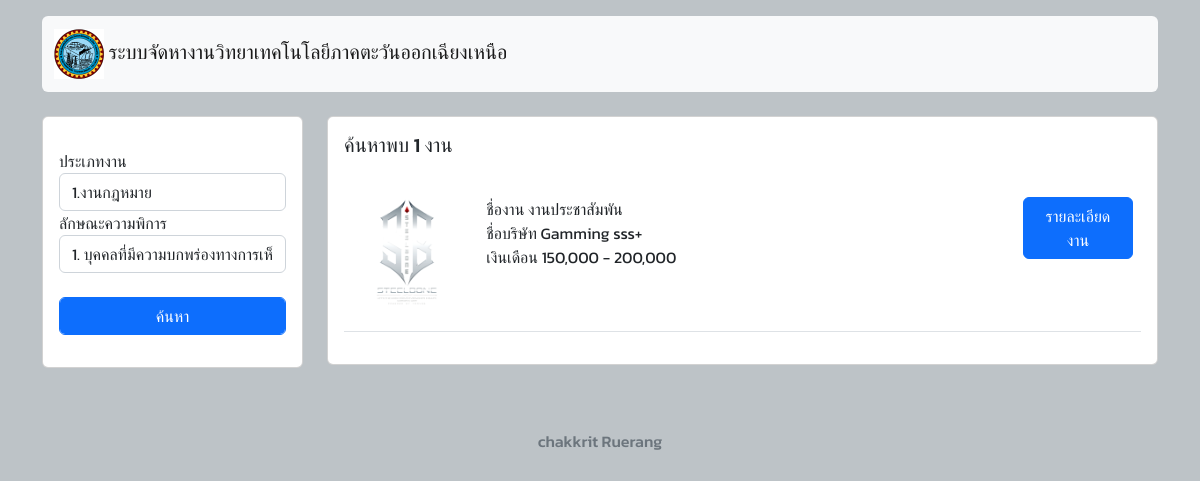
/loginpass_u.php, run on the app's committed database.
### tables this page shows
CREATE TABLE `job` (
  `job_id` int(3) NOT NULL,
  `job_name` varchar(50) NOT NULL,
  `job_detail` text NOT NULL,
  `job_welfare` varchar(200) NOT NULL,
  `job_salary` varchar(50) NOT NULL,
  `job_wb` text NOT NULL,
  `job_status` int(11) NOT NULL DEFAULT 0,
  `id_dst` int(3) NOT NULL,
  `job_cpid` int(3) NOT NULL
);

CREATE TABLE `company` (
  `cp_id` int(11) NOT NULL,
  `cp_name` text NOT NULL,
  `cp_address` varchar(100) NOT NULL,
  `cp_phone` varchar(10) NOT NULL,
  `cp_email` varchar(50) NOT NULL,
  `cp_user` varchar(30) NOT NULL,
  `cp_password` varchar(30) NOT NULL,
  `cp_picture` varchar(30) NOT NULL DEFAULT ''
);

### loginpass_u.php (the view, shortened to what this page needs)
<!DOCTYPE html>
<html>
<head>
	<link href="https://cdn.jsdelivr.net/npm/bootstrap@5.2.2/dist/css/bootstrap.min.css" rel="stylesheet">
</head>
<body>
	<div class="container mt-3">
<?php
include "head.php";
?>
	</div>
     <br>
	 <div class="container">
	 <div class="row">
	 <div class="col-sm-12 col-md-3 col-lg-3 mx-auto">
        <div class="card" style="width:100%;">
        <form action="loginpass_u.php" method="post">
          <div class="card-body">
            <p class="card-text">
                <div class="form-group">
                    <label>ประเภทงาน</label>
                    <select name="type" class="form-control">
                        <?php
                        $sql="SELECT * from typejob";
                        $result=mysqli_query($con,$sql);
                        $n=1;
                        while($row=mysqli_fetch_assoc($result)){
                        ?>
                        <option value="<?php echo $row['id_tpjob']; ?>"><?php echo $n++.".".$row['name_tpjob']; ?></option>
                        <?php } ?>
                    </select>
                </div>
                <div class="form-group">
                    <label>ลักษณะความพิการ</label>
                    <select name="dst" class="form-control">
                        <?php
                        $sql="SELECT * from disability";
                        $result=mysqli_query($con,$sql);
                        $n=1;
                        while($row=mysqli_fetch_assoc($result)){
                        ?>
                        <option value="<?php echo $row['id_dst']; ?>"><?php echo $n++.".".$row['name_dst']; ?></option>
                        <?php } ?>
                    </select>
                </div>
                <div class="form-group">
                  <div class="col-sm-12">
                    <input type="submit" value="ค้นหา" class="btn btn-primary form-control">
                    </div>
                </div>
            </p>
          </div>
        </div></form>
	 </div>
	 <div class="col-sm-12 col-md-9 col-lg-9 mx-auto">
        <div class="card mx-auto">
         <?php
         if(!empty($_POST['dst']))
         {
$t=$_POST['type'];
$d=$_POST['dst'];
          $sql="SELECT * from job Inner join company on job_cpid=cp_id WHERE job_wb='$t' and id_dst='$d'";
         }else{
         $sql="SELECT * from job Inner join company on job_cpid=cp_id";
         }
            $result=mysqli_query($con,$sql);
            $num=mysqli_num_rows($result);
         ?>
          <div class="card-body " >
            <h5 class="card-title">ค้นหาพบ <?php echo $num; ?> งาน </h5>
            <p class="card-text">
            <table border="0" width="100%" class="table table-hover" align="center">
            <?php
                    while($row=mysqli_fetch_assoc($result)){
                    ?>
                <tr >
                    <td>
                        <p>
                            <div class="row">
                            <div class="col-sm-12 col-lg-2 col-md-2">
                               <img src="picture/<?php echo $row['cp_picture']; ?>" alt="" width="100%">
                            </div>
                            <div class="col-sm-12 col-lg-8 col-md-8">
                            <?php echo "ชื่องาน ".$row['job_name']; ?><br>
                               <?php echo "ชื่อบริษัท ".$row['cp_name']; ?><br>
                               <?php echo "เงินเดือน ".$row['job_salary']; ?><br>
                            </div>
                            <div class="col-sm-12 col-lg-2 col-md-2">
                            <a href="detailjob.php?jid=<?php echo $row['cp_id']; ?>" class="btn btn-primary">รายละเอียดงาน</a>
                            </div>
                        </div>
                        </p>
                    </td>
                </tr>
                <?php } ?>
         </table>
            </p>
          </div>
        </div>
	 </div></div>
	 </div>
	<footer class="footer mt-5">
		<div class="card text-center text-muted" style="background: none; border: none;">
			<div class="card-body">
				<h6>
					chakkrit Ruerang
				</h6>
			</div>
		</div>
	</footer>
</body>
</html>

### loginpass_u.php (style rules this page uses)
body { background: #bdc3c7; font-family: 'Kanit', sans-serif; }

### data on the page
job: company.cp_picture (picture), job_name "งานประชาสัมพัน", company.cp_name "Gamming sss+", job_salary "150,000 - 200,000"

### other printed values
$num "1"
form field type "1.งานกฎหมาย"
form field dst "1. บุคคลที่มีความบกพร่องทางการเห็น"
